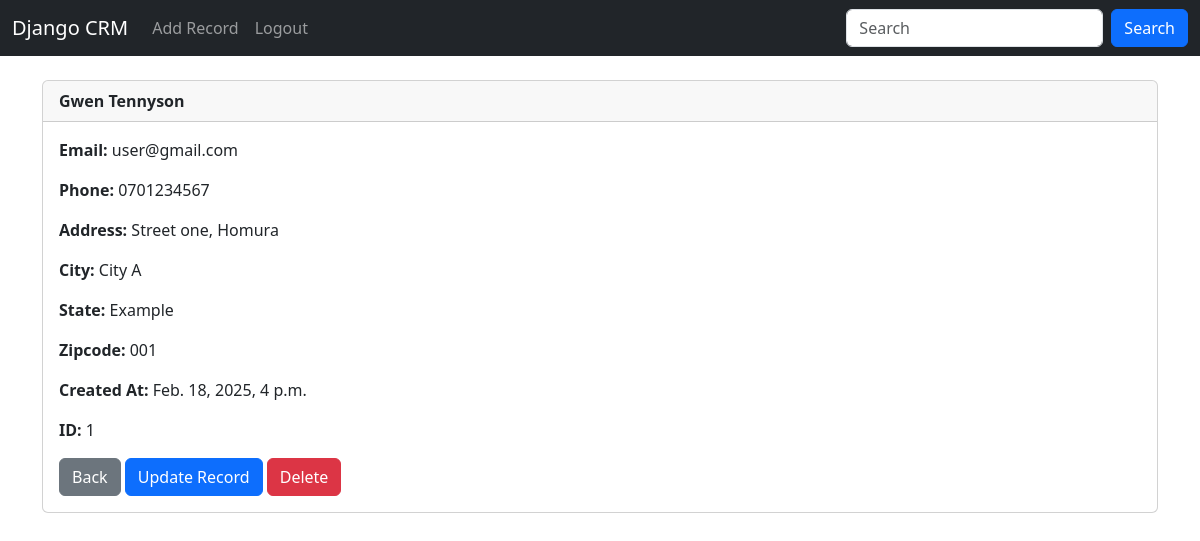
The page /record/1 (signed in) on the database its author committed.
### website/models.py (models this page shows, shortened)
class Record(models.Model):
    created_at = models.DateTimeField(auto_now_add=True)
    first_name = models.CharField(max_length=50)
    last_name = models.CharField(max_length=50)
    email = models.EmailField(max_length=100)
    phone = models.CharField(max_length=15)
    address = models.CharField(max_length=100)
    city = models.CharField(max_length=50)
    state = models.CharField(max_length=50)
    zip_code = models.CharField(max_length=20)

### website/views.py (the view)
# urls.py: path('record/<int:pk>', views.customer_record, name='record'),
def customer_record(request, pk):
    if request.user.is_authenticated:
        customer_record = Record.objects.get(id=pk)
        return render(request, 'record.html', {'customer_record': customer_record})
    else:
        messages.error(request, 'You are must be logged in to view that page.')
        return redirect('home')

### website/templates/record.html
{% extends 'base.html' %}
{% block content %}
<div class="card">
<div class="card-header"><strong>{{ customer_record.first_name }} {{ customer_record.last_name }}</strong></div>
  <div class="card-body">
    <p class="card-text"><strong>Email:</strong> {{ customer_record.email }}</p>
    <p class="card-text"><strong>Phone:</strong> {{ customer_record.phone }}</p>
    <p class="card-text"><strong>Address:</strong> {{ customer_record.address }}</p>
    <p class="card-text"><strong>City:</strong> {{ customer_record.city }}</p>
    <p class="card-text"><strong>State:</strong> {{ customer_record.state }}</p>
    <p class="card-text"><strong>Zipcode:</strong> {{ customer_record.zip_code }}</p>
    <p class="card-text"><strong>Created At:</strong> {{ customer_record.created_at }}</p>
    <p class="card-text"><strong>ID:</strong> {{ customer_record.id }}</p>
    <a href="{% url 'home' %}" class="btn btn-secondary">Back</a>
    <a href="{% url 'update_record' customer_record.id %}" class="btn btn-primary">Update Record</a>
    <a href="{% url 'delete_record' customer_record.id %}" class="btn btn-danger">Delete</a>
  </div>
</div>
{% endblock %}

### rows shown on the page
Record: first_name "Gwen", last_name "Tennyson", email "user@gmail.com", phone "0701234567", address "Street one, Homura", city "City A", state "Example", zip_code "001", created_at "Feb. 18, 2025, 4 p.m.", id "1"
